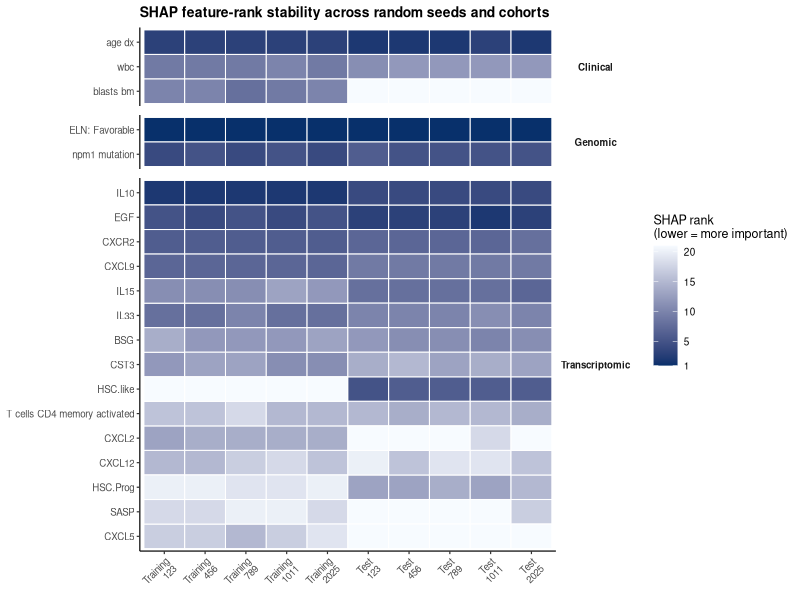
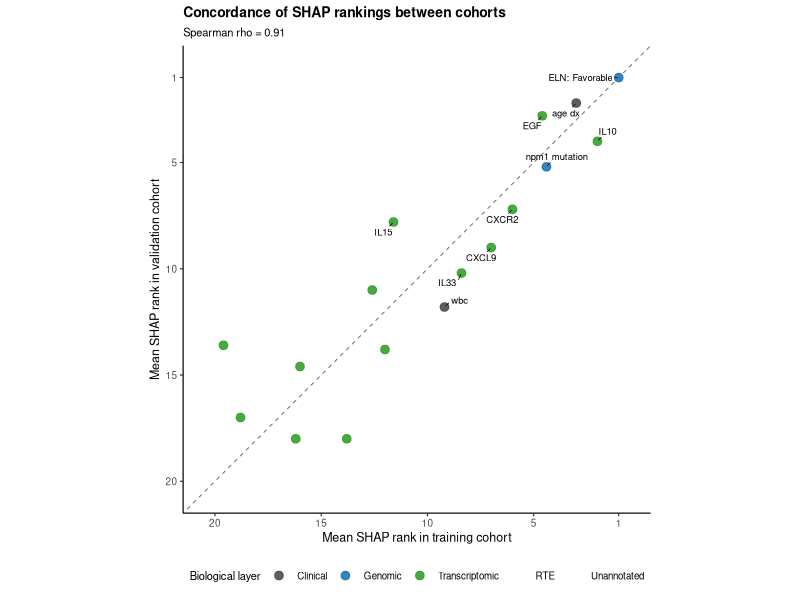
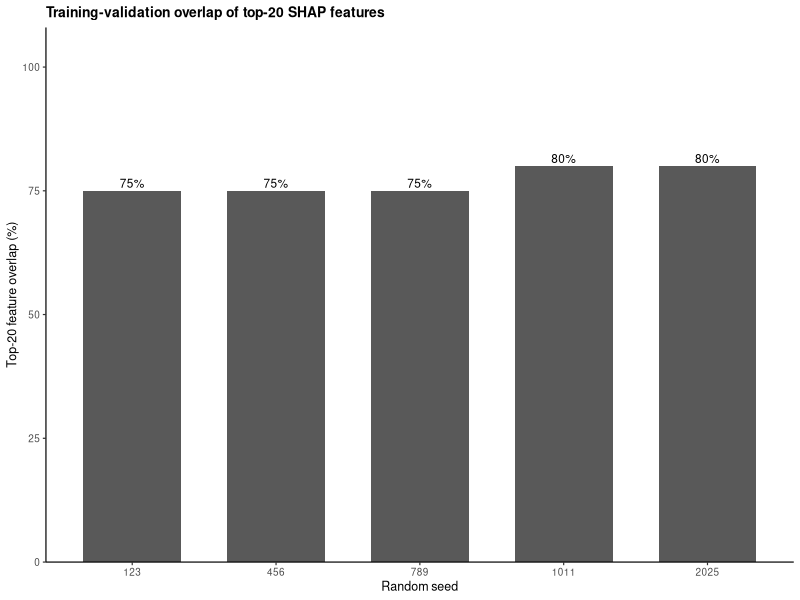
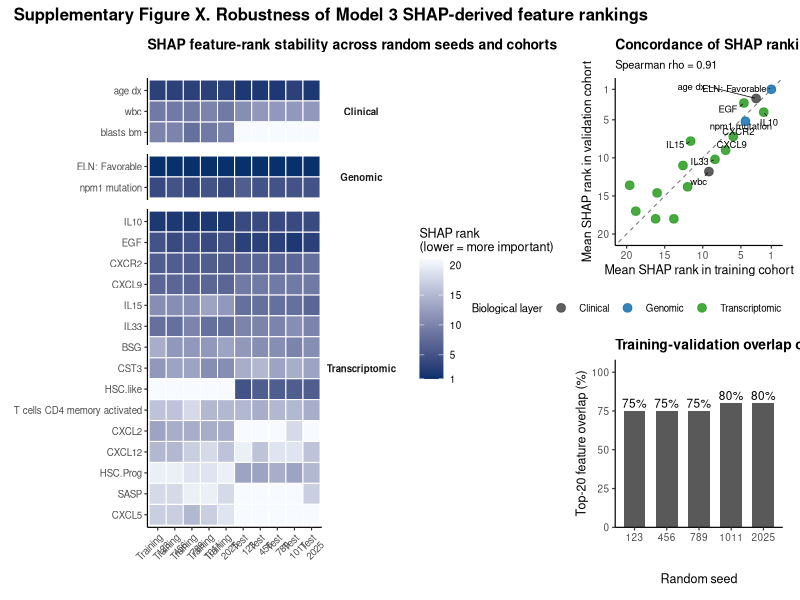
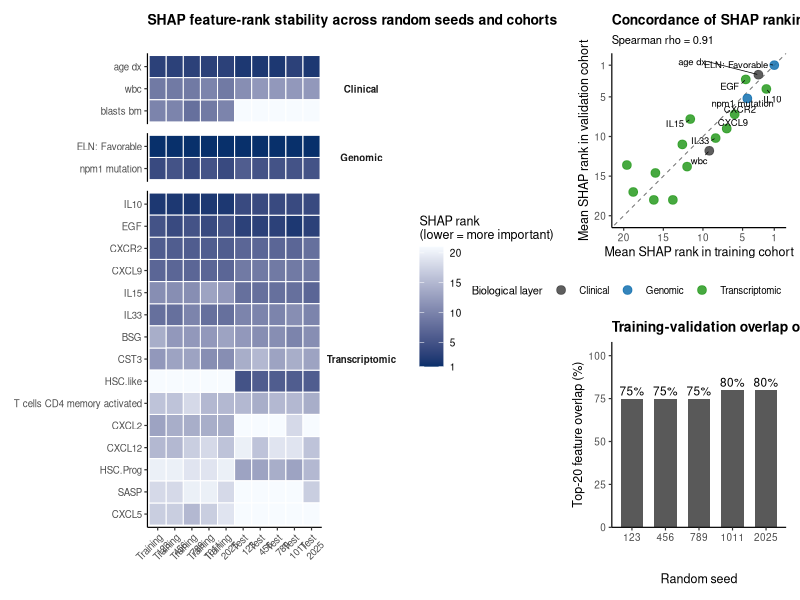
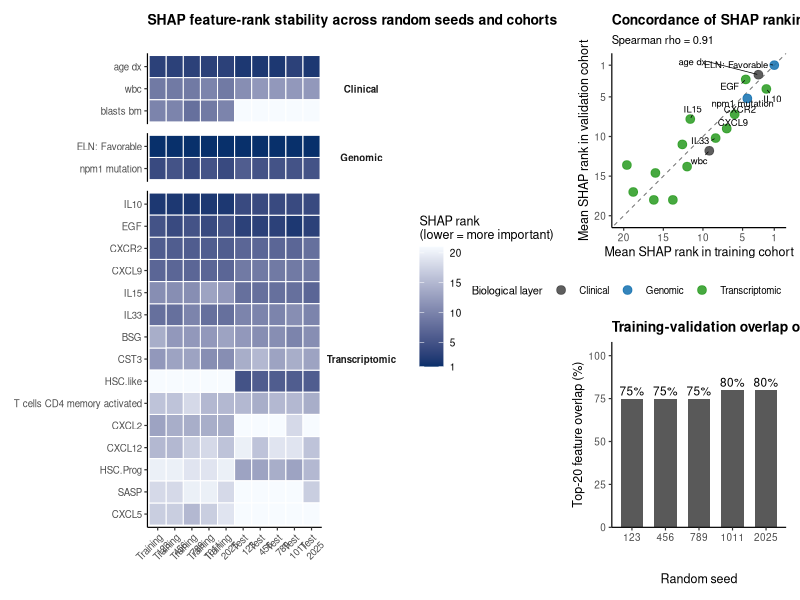

Source code (R) for these figures, in order:
## ---- chunk 1
knitr::opts_chunk$set(
  echo = TRUE,
  warning = FALSE,
  message = FALSE,
  fig.align = "center",
  dpi = 600
)

library(tidyverse)
library(readxl)
library(patchwork)
library(scales)
library(ggrepel)
## ---- chunk 2
all_seed_rankings <- read_csv("Model3_SHAP_all_seed_rankings.csv", show_col_types = FALSE)
train_test_overlap <- read_csv("Model3_SHAP_train_test_overlap.csv", show_col_types = FALSE)
top20_frequency <- read_csv("Model3_SHAP_top20_frequency_by_cohort.csv", show_col_types = FALSE)
robust_features <- read_csv("Model3_SHAP_robust_features.csv", show_col_types = FALSE)
feature_annotation <- read_excel("Table_S2.xlsx") %>%
  mutate(across(everything(), as.character))

N_TOP <- 20
rank_cap <- N_TOP + 1
## ---- chunk 3
map_to_original_feature <- function(feature, annotation_features) {
  annotation_features <- annotation_features[order(nchar(annotation_features), decreasing = TRUE)]
  exact_match <- annotation_features[feature == annotation_features]
  if (length(exact_match) > 0) return(exact_match[1])
  prefix_match <- annotation_features[str_starts(feature, paste0(annotation_features, "_"))]
  if (length(prefix_match) > 0) return(prefix_match[1])
  return(NA_character_)
}

clean_feature_label <- function(x) {
  x %>%
    str_replace_all("_TRUE\\.", " mutation") %>%
    str_replace_all("_FALSE\\.", " wild-type") %>%
    str_replace_all("_TRUE", " mutation") %>%
    str_replace_all("_FALSE", " wild-type") %>%
    str_replace_all("_new$", " new") %>%
    str_replace_all("_unknown$", " unknown") %>%
    str_replace_all("eln_clean_", "ELN: ") %>%
    str_replace_all("_", " ")
}

layer_colours <- c(
  "Clinical" = "#4D4D4D",
  "Genomic" = "#1F78B4",
  "Transcriptomic" = "#33A02C",
  "RTE" = "#E31A1C",
  "Unannotated" = "#BDBDBD"
)

feature_map <- all_seed_rankings %>%
  distinct(Feature) %>%
  mutate(
    Original_Feature = map_chr(Feature, map_to_original_feature, annotation_features = feature_annotation$Feature_Name)
  ) %>%
  left_join(feature_annotation, by = c("Original_Feature" = "Feature_Name")) %>%
  mutate(
    Biological_Layer = replace_na(Biological_Layer, "Unannotated"),
    Subcategory = replace_na(Subcategory, "Unannotated"),
    Feature_label = clean_feature_label(Feature)
  )

feature_map %>%
  count(Biological_Layer, name = "N_model_features")
## ---- chunk 4
features_to_show <- robust_features %>%
  arrange(desc(Total_appearances), Mean_rank) %>%
  slice_head(n = 20) %>%
  pull(Feature)

plot_rankings <- all_seed_rankings %>%
  filter(Feature %in% features_to_show) %>%
  left_join(feature_map, by = "Feature") %>%
  mutate(
    Rank_plot = if_else(Rank <= N_TOP, Rank, rank_cap),
    Stability_score = if_else(Rank <= N_TOP, rank_cap - Rank, 0),
    Seed = factor(Seed, levels = sort(unique(Seed))),
    Cohort = factor(Cohort, levels = c("Training", "Test")),
    Column = paste(Cohort, Seed, sep = "\n")
  ) %>%
  group_by(Feature_label) %>%
  mutate(Median_rank = median(Rank_plot, na.rm = TRUE)) %>%
  ungroup() %>%
  mutate(
    Feature_label = fct_reorder(Feature_label, -Median_rank),
    Column = factor(Column, levels = unique(Column[order(Cohort, Seed)])),
    Biological_Layer = factor(Biological_Layer, levels = c("Clinical", "Genomic", "Transcriptomic", "RTE", "Unannotated"))
  )
## ---- chunk 5
p_heatmap <- ggplot(plot_rankings, aes(x = Column, y = Feature_label, fill = Rank_plot)) +
  geom_tile(color = "white", linewidth = 0.35) +
  scale_fill_gradient(
    low = "#08306B",
    high = "#F7FBFF",
    limits = c(1, rank_cap),
    breaks = c(1, 5, 10, 15, 20),
    labels = c("1", "5", "10", "15", "20"),
    name = "SHAP rank\n(lower = more important)"
  ) +
  facet_grid(Biological_Layer ~ ., scales = "free_y", space = "free_y") +
  labs(
    title = "SHAP feature-rank stability across random seeds and cohorts",
    x = NULL,
    y = NULL
  ) +
  theme_classic(base_size = 9) +
  theme(
    plot.title = element_text(face = "bold", size = 10, hjust = 0),
    axis.text.x = element_text(angle = 45, hjust = 1, vjust = 1, size = 7),
    axis.text.y = element_text(size = 7),
    strip.background = element_blank(),
    strip.text.y = element_text(angle = 0, face = "bold", size = 7),
    legend.position = "right",
    panel.spacing.y = unit(0.45, "lines")
  )

p_heatmap
## ---- chunk 6
rank_concordance <- all_seed_rankings %>%
  filter(Rank <= N_TOP) %>%
  group_by(Cohort, Feature) %>%
  summarise(
    Mean_rank = mean(Rank),
    Times_in_top20 = n(),
    Mean_importance = mean(Importance),
    .groups = "drop"
  ) %>%
  pivot_wider(
    names_from = Cohort,
    values_from = c(Mean_rank, Times_in_top20, Mean_importance),
    names_sep = "_"
  ) %>%
  filter(!is.na(Mean_rank_Training), !is.na(Mean_rank_Test)) %>%
  left_join(feature_map, by = "Feature") %>%
  mutate(
    Biological_Layer = factor(Biological_Layer, levels = c("Clinical", "Genomic", "Transcriptomic", "RTE", "Unannotated")),
    Label_feature = if_else(
      Mean_rank_Training <= 8 | Mean_rank_Test <= 8 | Feature %in% head(features_to_show, 10),
      Feature_label,
      NA_character_
    )
  )

rank_correlation <- suppressWarnings(
  cor(rank_concordance$Mean_rank_Training, rank_concordance$Mean_rank_Test, method = "spearman")
)
## ---- chunk 7
p_scatter <- ggplot(rank_concordance, aes(x = Mean_rank_Training, y = Mean_rank_Test)) +
  geom_abline(slope = 1, intercept = 0, linetype = "dashed", linewidth = 0.35, colour = "grey45") +
  geom_point(aes(colour = Biological_Layer), size = 2.6, alpha = 0.9) +
  ggrepel::geom_text_repel(
    aes(label = Label_feature),
    size = 2.4,
    max.overlaps = Inf,
    min.segment.length = 0,
    box.padding = 0.25,
    segment.size = 0.25,
    na.rm = TRUE
  ) +
  scale_colour_manual(values = layer_colours, drop = FALSE) +
  scale_x_reverse(limits = c(20.5, 0.5), breaks = c(20, 15, 10, 5, 1)) +
  scale_y_reverse(limits = c(20.5, 0.5), breaks = c(20, 15, 10, 5, 1)) +
  coord_equal() +
  labs(
    title = "Concordance of SHAP rankings between cohorts",
    subtitle = paste0("Spearman rho = ", round(rank_correlation, 2)),
    x = "Mean SHAP rank in training cohort",
    y = "Mean SHAP rank in validation cohort",
    colour = "Biological layer"
  ) +
  theme_classic(base_size = 9) +
  theme(
    plot.title = element_text(face = "bold", size = 10, hjust = 0),
    plot.subtitle = element_text(size = 8, hjust = 0),
    legend.position = "bottom",
    legend.title = element_text(size = 8),
    legend.text = element_text(size = 7)
  )

p_scatter
## ---- chunk 8
p_overlap <- train_test_overlap %>%
  mutate(Seed = factor(Seed, levels = Seed)) %>%
  ggplot(aes(x = Seed, y = Percent_Overlap)) +
  geom_col(width = 0.68, fill = "grey35") +
  geom_text(aes(label = paste0(Percent_Overlap, "%")), vjust = -0.35, size = 3) +
  scale_y_continuous(limits = c(0, 100), breaks = seq(0, 100, 25), expand = expansion(mult = c(0, 0.08))) +
  labs(
    title = "Training-validation overlap of top-20 SHAP features",
    x = "Random seed",
    y = "Top-20 feature overlap (%)"
  ) +
  theme_classic(base_size = 9) +
  theme(plot.title = element_text(face = "bold", size = 10, hjust = 0))

p_overlap
## ---- chunk 9
combined_figure <- p_heatmap | (p_scatter / p_overlap)
combined_figure + plot_annotation(
  title = "Supplementary Figure X. Robustness of Model 3 SHAP-derived feature rankings",
  theme = theme(plot.title = element_text(face = "bold", size = 12))
)

ggsave(
  "Supplementary_Figure_Model3_SHAP_rank_stability_TableS2.pdf",
  plot = combined_figure,
  width = 12,
  height = 8.5,
  units = "in",
  device = cairo_pdf
)

ggsave(
  "Supplementary_Figure_Model3_SHAP_rank_stability_TableS2.png",
  plot = combined_figure,
  width = 12,
  height = 8.5,
  units = "in",
  dpi = 600
)
